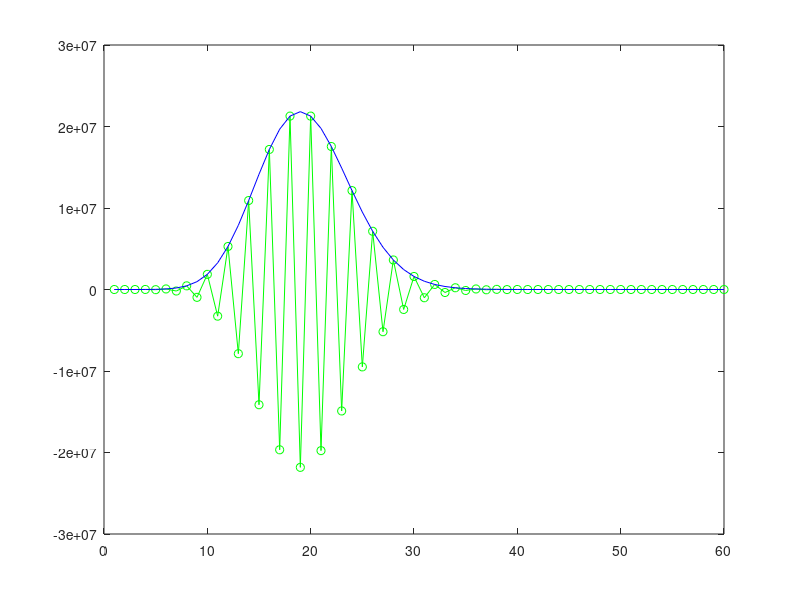

MATLAB code to generate this figure:
%{
Andrew Hoffman
ELEN 3381
Assignment 4
20250226
%}

clc,clear;

% init params
x = -20;
n = 60;
approx = 1;
true_val = exp(x);
error_vals = zeros(1, n);
approx_vals = zeros(1, n);

fprintf('Approx \t\t\tError\n')
% Calculate 
for i = 1:n
    approx = approx + (x^i) / factorial(i);
    approx_vals(i) = approx;
    error_vals(i) = abs(approx - true_val);

    % Output values
    fprintf('%.5f \t\t%.5f\n',approx_vals(i),error_vals(i));
end

% Plot
figure;
plot(1:n, approx_vals, 'g-o');
hold on;
plot(1:n, error_vals, 'b');
